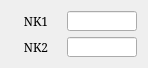
   <widget class="QWidget" name="gridLayoutWidget_7">
    <property name="enabled">
     <bool>true</bool>
    </property>
    <property name="geometry">
     <rect>
      <x>160</x>
      <y>70</y>
      <width>128</width>
      <height>61</height>
     </rect>
    </property>
    <layout class="QGridLayout" name="gridLayout_8">
     <item row="1" column="0">
      <widget class="QLabel" name="label_29">
       <property name="enabled">
        <bool>true</bool>
       </property>
       <property name="sizePolicy">
        <sizepolicy hsizetype="Fixed" vsizetype="Fixed">
         <horstretch>0</horstretch>
         <verstretch>0</verstretch>
        </sizepolicy>
       </property>
       <property name="minimumSize">
        <size>
         <width>50</width>
         <height>20</height>
        </size>
       </property>
       <property name="maximumSize">
        <size>
         <width>50</width>
         <height>20</height>
        </size>
       </property>
       <property name="font">
        <font>
         <family>Serif</family>
         <pointsize>9</pointsize>
        </font>
       </property>
       <property name="text">
        <string>NK2</string>
       </property>
       <property name="alignment">
        <set>Qt::AlignCenter</set>
       </property>
      </widget>
     </item>
     <item row="0" column="0">
      <widget class="QLabel" name="label_36">
       <property name="enabled">
        <bool>true</bool>
       </property>
       <property name="sizePolicy">
        <sizepolicy hsizetype="Fixed" vsizetype="Fixed">
         <horstretch>0</horstretch>
         <verstretch>0</verstretch>
        </sizepolicy>
       </property>
       <property name="minimumSize">
        <size>
         <width>50</width>
         <height>20</height>
        </size>
       </property>
       <property name="maximumSize">
        <size>
         <width>50</width>
         <height>20</height>
        </size>
       </property>
       <property name="font">
        <font>
         <family>Serif</family>
         <pointsize>9</pointsize>
        </font>
       </property>
       <property name="text">
        <string>NK1</string>
       </property>
       <property name="alignment">
        <set>Qt::AlignCenter</set>
       </property>
      </widget>
     </item>
     <item row="1" column="1">
      <widget class="QLineEdit" name="LE_JOINT_NK2">
       <property name="enabled">
        <bool>true</bool>
       </property>
       <property name="sizePolicy">
        <sizepolicy hsizetype="Fixed" vsizetype="Fixed">
         <horstretch>0</horstretch>
         <verstretch>0</verstretch>
        </sizepolicy>
       </property>
       <property name="minimumSize">
        <size>
         <width>70</width>
         <height>20</height>
        </size>
       </property>
       <property name="maximumSize">
        <size>
         <width>70</width>
         <height>20</height>
        </size>
       </property>
       <property name="font">
        <font>
         <family>Serif</family>
         <pointsize>9</pointsize>
        </font>
       </property>
       <property name="alignment">
        <set>Qt::AlignRight|Qt::AlignTrailing|Qt::AlignVCenter</set>
       </property>
       <property name="readOnly">
        <bool>true</bool>
       </property>
      </widget>
     </item>
     <item row="0" column="1">
      <widget class="QLineEdit" name="LE_JOINT_NK1">
       <property name="enabled">
        <bool>true</bool>
       </property>
       <property name="sizePolicy">
        <sizepolicy hsizetype="Fixed" vsizetype="Fixed">
         <horstretch>0</horstretch>
         <verstretch>0</verstretch>
        </sizepolicy>
       </property>
       <property name="minimumSize">
        <size>
         <width>70</width>
         <height>20</height>
        </size>
       </property>
       <property name="maximumSize">
        <size>
         <width>70</width>
         <height>20</height>
        </size>
       </property>
       <property name="font">
        <font>
         <family>Serif</family>
         <pointsize>9</pointsize>
        </font>
       </property>
       <property name="alignment">
        <set>Qt::AlignRight|Qt::AlignTrailing|Qt::AlignVCenter</set>
       </property>
       <property name="readOnly">
        <bool>true</bool>
       </property>
      </widget>
     </item>
    </layout>
   </widget>
